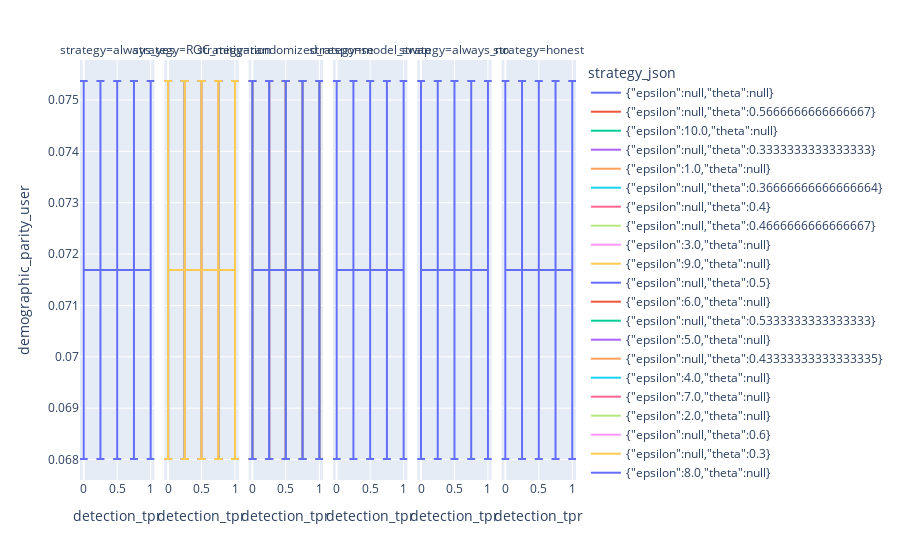

The notebook cell saved with this chart:
### Code cell
px.line(
    manipulation.sort("detection_tpr").with_columns(
        pl.col("demographic_parity_user_std") / sqrt(5)
    ),
    x="detection_tpr",
    y="demographic_parity_user",
    error_y="demographic_parity_user_std",
    facet_col="strategy",
    color="strategy_json",
)

### Figure 1 — Plotly figure (JSON) as saved in the notebook; plotly's stock layout.template omitted (floating-point values rounded to 4 significant figures)
{"data": [{"error_y": {"array": [0.003679, 0.003679, 0.003679, 0.003679, 0.003679]}, "hovertemplate": "strategy_json={\"epsilon\":null,\"theta\":null}<br>strategy=always_yes<br>detection_tpr=%{x}<br>demographic_parity_user=%{y}<extra></extra>", "legendgroup": "{\"epsilon\":null,\"theta\":null}", "line": {"color": "#636efa", "dash": "solid"}, "marker": {"symbol": "circle"}, "mode": "lines", "name": "{\"epsilon\":null,\"theta\":null}", "orientation": "v", "showlegend": true, "type": "scatter", "x": [0, 0.25, 0.5, 0.75, 1], "xaxis": "x", "y": [0.07169, 0.07169, 0.07169, 0.07169, 0.07169], "yaxis": "y"}, {"error_y": {"array": [0.003679, 0.003679, 0.003679, 0.003679, 0.003679]}, "hovertemplate": "strategy_json={\"epsilon\":null,\"theta\":null}<br>strategy=model_swap<br>detection_tpr=%{x}<br>demographic_parity_user=%{y}<extra></extra>", "legendgroup": "{\"epsilon\":null,\"theta\":null}", "line": {"color": "#636efa", "dash": "solid"}, "marker": {"symbol": "circle"}, "mode": "lines", "name": "{\"epsilon\":null,\"theta\":null}", "orientation": "v", "showlegend": false, "type": "scatter", "x": [0, 0.25, 0.5, 0.75, 1], "xaxis": "x4", "y": [0.07169, 0.07169, 0.07169, 0.07169, 0.07169], "yaxis": "y4"}, {"error_y": {"array": [0.003679, 0.003679, 0.003679, 0.003679, 0.003679]}, "hovertemplate": "strategy_json={\"epsilon\":null,\"theta\":null}<br>strategy=always_no<br>detection_tpr=%{x}<br>demographic_parity_user=%{y}<extra></extra>", "legendgroup": "{\"epsilon\":null,\"theta\":null}", "line": {"color": "#636efa", "dash": "solid"}, "marker": {"symbol": "circle"}, "mode": "lines", "name": "{\"epsilon\":null,\"theta\":null}", "orientation": "v", "showlegend": false, "type": "scatter", "x": [0, 0.25, 0.5, 0.75, 1], "xaxis": "x5", "y": [0.07169, 0.07169, 0.07169, 0.07169, 0.07169], "yaxis": "y5"}, {"error_y": {"array": [0.003679, 0.003679, 0.003679, 0.003679, 0.003679]}, "hovertemplate": "strategy_json={\"epsilon\":null,\"theta\":null}<br>strategy=honest<br>detection_tpr=%{x}<br>demographic_parity_user=%{y}<extra></extra>", "legendgroup": "{\"epsilon\":null,\"theta\":null}", "line": {"color": "#636efa", "dash": "solid"}, "marker": {"symbol": "circle"}, "mode": "lines", "name": "{\"epsilon\":null,\"theta\":null}", "orientation": "v", "showlegend": false, "type": "scatter", "x": [0, 0.25, 0.5, 0.75, 1], "xaxis": "x6", "y": [0.07169, 0.07169, 0.07169, 0.07169, 0.07169], "yaxis": "y6"}, {"error_y": {"array": [0.003679, 0.003679, 0.003679, 0.003679, 0.003679]}, "hovertemplate": "strategy_json={\"epsilon\":null,\"theta\":0.5666666666666667}<br>strategy=ROC_mitigation<br>detection_tpr=%{x}<br>demographic_parity_user=%{y}<extra></extra>", "legendgroup": "{\"epsilon\":null,\"theta\":0.5666666666666667}", "line": {"color": "#EF553B", "dash": "solid"}, "marker": {"symbol": "circle"}, "mode": "lines", "name": "{\"epsilon\":null,\"theta\":0.5666666666666667}", "orientation": "v", "showlegend": true, "type": "scatter", "x": [0, 0.25, 0.5, 0.75, 1], "xaxis": "x2", "y": [0.07169, 0.07169, 0.07169, 0.07169, 0.07169], "yaxis": "y2"}, {"error_y": {"array": [0.003679, 0.003679, 0.003679, 0.003679, 0.003679]}, "hovertemplate": "strategy_json={\"epsilon\":10.0,\"theta\":null}<br>strategy=randomized_response<br>detection_tpr=%{x}<br>demographic_parity_user=%{y}<extra></extra>", "legendgroup": "{\"epsilon\":10.0,\"theta\":null}", "line": {"color": "#00cc96", "dash": "solid"}, "marker": {"symbol": "circle"}, "mode": "lines", "name": "{\"epsilon\":10.0,\"theta\":null}", "orientation": "v", "showlegend": true, "type": "scatter", "x": [0, 0.25, 0.5, 0.75, 1], "xaxis": "x3", "y": [0.07169, 0.07169, 0.07169, 0.07169, 0.07169], "yaxis": "y3"}, {"error_y": {"array": [0.003679, 0.003679, 0.003679, 0.003679, 0.003679]}, "hovertemplate": "strategy_json={\"epsilon\":null,\"theta\":0.3333333333333333}<br>strategy=ROC_mitigation<br>detection_tpr=%{x}<br>demographic_parity_user=%{y}<extra></extra>", "legendgroup": "{\"epsilon\":null,\"theta\":0.3333333333333333}", "line": {"color": "#ab63fa", "dash": "solid"}, "marker": {"symbol": "circle"}, "mode": "lines", "name": "{\"epsilon\":null,\"theta\":0.3333333333333333}", "orientation": "v", "showlegend": true, "type": "scatter", "x": [0, 0.25, 0.5, 0.75, 1], "xaxis": "x2", "y": [0.07169, 0.07169, 0.07169, 0.07169, 0.07169], "yaxis": "y2"}, {"error_y": {"array": [0.003679, 0.003679, 0.003679, 0.003679, 0.003679]}, "hovertemplate": "strategy_json={\"epsilon\":1.0,\"theta\":null}<br>strategy=randomized_response<br>detection_tpr=%{x}<br>demographic_parity_user=%{y}<extra></extra>", "legendgroup": "{\"epsilon\":1.0,\"theta\":null}", "line": {"color": "#FFA15A", "dash": "solid"}, "marker": {"symbol": "circle"}, "mode": "lines", "name": "{\"epsilon\":1.0,\"theta\":null}", "orientation": "v", "showlegend": true, "type": "scatter", "x": [0, 0.25, 0.5, 0.75, 1], "xaxis": "x3", "y": [0.07169, 0.07169, 0.07169, 0.07169, 0.07169], "yaxis": "y3"}, {"error_y": {"array": [0.003679, 0.003679, 0.003679, 0.003679, 0.003679]}, "hovertemplate": "strategy_json={\"epsilon\":null,\"theta\":0.36666666666666664}<br>strategy=ROC_mitigation<br>detection_tpr=%{x}<br>demographic_parity_user=%{y}<extra></extra>", "legendgroup": "{\"epsilon\":null,\"theta\":0.36666666666666664}", "line": {"color": "#19d3f3", "dash": "solid"}, "marker": {"symbol": "circle"}, "mode": "lines", "name": "{\"epsilon\":null,\"theta\":0.36666666666666664}", "orientation": "v", "showlegend": true, "type": "scatter", "x": [0, 0.25, 0.5, 0.75, 1], "xaxis": "x2", "y": [0.07169, 0.07169, 0.07169, 0.07169, 0.07169], "yaxis": "y2"}, {"error_y": {"array": [0.003679, 0.003679, 0.003679, 0.003679, 0.003679]}, "hovertemplate": "strategy_json={\"epsilon\":null,\"theta\":0.4}<br>strategy=ROC_mitigation<br>detection_tpr=%{x}<br>demographic_parity_user=%{y}<extra></extra>", "legendgroup": "{\"epsilon\":null,\"theta\":0.4}", "line": {"color": "#FF6692", "dash": "solid"}, "marker": {"symbol": "circle"}, "mode": "lines", "name": "{\"epsilon\":null,\"theta\":0.4}", "orientation": "v", "showlegend": true, "type": "scatter", "x": [0, 0.25, 0.5, 0.75, 1], "xaxis": "x2", "y": [0.07169, 0.07169, 0.07169, 0.07169, 0.07169], "yaxis": "y2"}, {"error_y": {"array": [0.003679, 0.003679, 0.003679, 0.003679, 0.003679]}, "hovertemplate": "strategy_json={\"epsilon\":null,\"theta\":0.4666666666666667}<br>strategy=ROC_mitigation<br>detection_tpr=%{x}<br>demographic_parity_user=%{y}<extra></extra>", "legendgroup": "{\"epsilon\":null,\"theta\":0.4666666666666667}", "line": {"color": "#B6E880", "dash": "solid"}, "marker": {"symbol": "circle"}, "mode": "lines", "name": "{\"epsilon\":null,\"theta\":0.4666666666666667}", "orientation": "v", "showlegend": true, "type": "scatter", "x": [0, 0.25, 0.5, 0.75, 1], "xaxis": "x2", "y": [0.07169, 0.07169, 0.07169, 0.07169, 0.07169], "yaxis": "y2"}, {"error_y": {"array": [0.003679, 0.003679, 0.003679, 0.003679, 0.003679]}, "hovertemplate": "strategy_json={\"epsilon\":3.0,\"theta\":null}<br>strategy=randomized_response<br>detection_tpr=%{x}<br>demographic_parity_user=%{y}<extra></extra>", "legendgroup": "{\"epsilon\":3.0,\"theta\":null}", "line": {"color": "#FF97FF", "dash": "solid"}, "marker": {"symbol": "circle"}, "mode": "lines", "name": "{\"epsilon\":3.0,\"theta\":null}", "orientation": "v", "showlegend": true, "type": "scatter", "x": [0, 0.25, 0.5, 0.75, 1], "xaxis": "x3", "y": [0.07169, 0.07169, 0.07169, 0.07169, 0.07169], "yaxis": "y3"}, {"error_y": {"array": [0.003679, 0.003679, 0.003679, 0.003679, 0.003679]}, "hovertemplate": "strategy_json={\"epsilon\":9.0,\"theta\":null}<br>strategy=randomized_response<br>detection_tpr=%{x}<br>demographic_parity_user=%{y}<extra></extra>", "legendgroup": "{\"epsilon\":9.0,\"theta\":null}", "line": {"color": "#FECB52", "dash": "solid"}, "marker": {"symbol": "circle"}, "mode": "lines", "name": "{\"epsilon\":9.0,\"theta\":null}", "orientation": "v", "showlegend": true, "type": "scatter", "x": [0, 0.25, 0.5, 0.75, 1], "xaxis": "x3", "y": [0.07169, 0.07169, 0.07169, 0.07169, 0.07169], "yaxis": "y3"}, {"error_y": {"array": [0.003679, 0.003679, 0.003679, 0.003679, 0.003679]}, "hovertemplate": "strategy_json={\"epsilon\":null,\"theta\":0.5}<br>strategy=ROC_mitigation<br>detection_tpr=%{x}<br>demographic_parity_user=%{y}<extra></extra>", "legendgroup": "{\"epsilon\":null,\"theta\":0.5}", "line": {"color": "#636efa", "dash": "solid"}, "marker": {"symbol": "circle"}, "mode": "lines", "name": "{\"epsilon\":null,\"theta\":0.5}", "orientation": "v", "showlegend": true, "type": "scatter", "x": [0, 0.25, 0.5, 0.75, 1], "xaxis": "x2", "y": [0.07169, 0.07169, 0.07169, 0.07169, 0.07169], "yaxis": "y2"}, {"error_y": {"array": [0.003679, 0.003679, 0.003679, 0.003679, 0.003679]}, "hovertemplate": "strategy_json={\"epsilon\":6.0,\"theta\":null}<br>strategy=randomized_response<br>detection_tpr=%{x}<br>demographic_parity_user=%{y}<extra></extra>", "legendgroup": "{\"epsilon\":6.0,\"theta\":null}", "line": {"color": "#EF553B", "dash": "solid"}, "marker": {"symbol": "circle"}, "mode": "lines", "name": "{\"epsilon\":6.0,\"theta\":null}", "orientation": "v", "showlegend": true, "type": "scatter", "x": [0, 0.25, 0.5, 0.75, 1], "xaxis": "x3", "y": [0.07169, 0.07169, 0.07169, 0.07169, 0.07169], "yaxis": "y3"}, {"error_y": {"array": [0.003679, 0.003679, 0.003679, 0.003679, 0.003679]}, "hovertemplate": "strategy_json={\"epsilon\":null,\"theta\":0.5333333333333333}<br>strategy=ROC_mitigation<br>detection_tpr=%{x}<br>demographic_parity_user=%{y}<extra></extra>", "legendgroup": "{\"epsilon\":null,\"theta\":0.5333333333333333}", "line": {"color": "#00cc96", "dash": "solid"}, "marker": {"symbol": "circle"}, "mode": "lines", "name": "{\"epsilon\":null,\"theta\":0.5333333333333333}", "orientation": "v", "showlegend": true, "type": "scatter", "x": [0, 0.25, 0.5, 0.75, 1], "xaxis": "x2", "y": [0.07169, 0.07169, 0.07169, 0.07169, 0.07169], "yaxis": "y2"}, {"error_y": {"array": [0.003679, 0.003679, 0.003679, 0.003679, 0.003679]}, "hovertemplate": "strategy_json={\"epsilon\":5.0,\"theta\":null}<br>strategy=randomized_response<br>detection_tpr=%{x}<br>demographic_parity_user=%{y}<extra></extra>", "legendgroup": "{\"epsilon\":5.0,\"theta\":null}", "line": {"color": "#ab63fa", "dash": "solid"}, "marker": {"symbol": "circle"}, "mode": "lines", "name": "{\"epsilon\":5.0,\"theta\":null}", "orientation": "v", "showlegend": true, "type": "scatter", "x": [0, 0.25, 0.5, 0.75, 1], "xaxis": "x3", "y": [0.07169, 0.07169, 0.07169, 0.07169, 0.07169], "yaxis": "y3"}, {"error_y": {"array": [0.003679, 0.003679, 0.003679, 0.003679, 0.003679]}, "hovertemplate": "strategy_json={\"epsilon\":null,\"theta\":0.43333333333333335}<br>strategy=ROC_mitigation<br>detection_tpr=%{x}<br>demographic_parity_user=%{y}<extra></extra>", "legendgroup": "{\"epsilon\":null,\"theta\":0.43333333333333335}", "line": {"color": "#FFA15A", "dash": "solid"}, "marker": {"symbol": "circle"}, "mode": "lines", "name": "{\"epsilon\":null,\"theta\":0.43333333333333335}", "orientation": "v", "showlegend": true, "type": "scatter", "x": [0, 0.25, 0.5, 0.75, 1], "xaxis": "x2", "y": [0.07169, 0.07169, 0.07169, 0.07169, 0.07169], "yaxis": "y2"}, {"error_y": {"array": [0.003679, 0.003679, 0.003679, 0.003679, 0.003679]}, "hovertemplate": "strategy_json={\"epsilon\":4.0,\"theta\":null}<br>strategy=randomized_response<br>detection_tpr=%{x}<br>demographic_parity_user=%{y}<extra></extra>", "legendgroup": "{\"epsilon\":4.0,\"theta\":null}", "line": {"color": "#19d3f3", "dash": "solid"}, "marker": {"symbol": "circle"}, "mode": "lines", "name": "{\"epsilon\":4.0,\"theta\":null}", "orientation": "v", "showlegend": true, "type": "scatter", "x": [0, 0.25, 0.5, 0.75, 1], "xaxis": "x3", "y": [0.07169, 0.07169, 0.07169, 0.07169, 0.07169], "yaxis": "y3"}, {"error_y": {"array": [0.003679, 0.003679, 0.003679, 0.003679, 0.003679]}, "hovertemplate": "strategy_json={\"epsilon\":7.0,\"theta\":null}<br>strategy=randomized_response<br>detection_tpr=%{x}<br>demographic_parity_user=%{y}<extra></extra>", "legendgroup": "{\"epsilon\":7.0,\"theta\":null}", "line": {"color": "#FF6692", "dash": "solid"}, "marker": {"symbol": "circle"}, "mode": "lines", "name": "{\"epsilon\":7.0,\"theta\":null}", "orientation": "v", "showlegend": true, "type": "scatter", "x": [0, 0.25, 0.5, 0.75, 1], "xaxis": "x3", "y": [0.07169, 0.07169, 0.07169, 0.07169, 0.07169], "yaxis": "y3"}, {"error_y": {"array": [0.003679, 0.003679, 0.003679, 0.003679, 0.003679]}, "hovertemplate": "strategy_json={\"epsilon\":2.0,\"theta\":null}<br>strategy=randomized_response<br>detection_tpr=%{x}<br>demographic_parity_user=%{y}<extra></extra>", "legendgroup": "{\"epsilon\":2.0,\"theta\":null}", "line": {"color": "#B6E880", "dash": "solid"}, "marker": {"symbol": "circle"}, "mode": "lines", "name": "{\"epsilon\":2.0,\"theta\":null}", "orientation": "v", "showlegend": true, "type": "scatter", "x": [0, 0.25, 0.5, 0.75, 1], "xaxis": "x3", "y": [0.07169, 0.07169, 0.07169, 0.07169, 0.07169], "yaxis": "y3"}, {"error_y": {"array": [0.003679, 0.003679, 0.003679, 0.003679, 0.003679]}, "hovertemplate": "strategy_json={\"epsilon\":null,\"theta\":0.6}<br>strategy=ROC_mitigation<br>detection_tpr=%{x}<br>demographic_parity_user=%{y}<extra></extra>", "legendgroup": "{\"epsilon\":null,\"theta\":0.6}", "line": {"color": "#FF97FF", "dash": "solid"}, "marker": {"symbol": "circle"}, "mode": "lines", "name": "{\"epsilon\":null,\"theta\":0.6}", "orientation": "v", "showlegend": true, "type": "scatter", "x": [0, 0.25, 0.5, 0.75, 1], "xaxis": "x2", "y": [0.07169, 0.07169, 0.07169, 0.07169, 0.07169], "yaxis": "y2"}, {"error_y": {"array": [0.003679, 0.003679, 0.003679, 0.003679, 0.003679]}, "hovertemplate": "strategy_json={\"epsilon\":null,\"theta\":0.3}<br>strategy=ROC_mitigation<br>detection_tpr=%{x}<br>demographic_parity_user=%{y}<extra></extra>", "legendgroup": "{\"epsilon\":null,\"theta\":0.3}", "line": {"color": "#FECB52", "dash": "solid"}, "marker": {"symbol": "circle"}, "mode": "lines", "name": "{\"epsilon\":null,\"theta\":0.3}", "orientation": "v", "showlegend": true, "type": "scatter", "x": [0, 0.25, 0.5, 0.75, 1], "xaxis": "x2", "y": [0.07169, 0.07169, 0.07169, 0.07169, 0.07169], "yaxis": "y2"}, {"error_y": {"array": [0.003679, 0.003679, 0.003679, 0.003679, 0.003679]}, "hovertemplate": "strategy_json={\"epsilon\":8.0,\"theta\":null}<br>strategy=randomized_response<br>detection_tpr=%{x}<br>demographic_parity_user=%{y}<extra></extra>", "legendgroup": "{\"epsilon\":8.0,\"theta\":null}", "line": {"color": "#636efa", "dash": "solid"}, "marker": {"symbol": "circle"}, "mode": "lines", "name": "{\"epsilon\":8.0,\"theta\":null}", "orientation": "v", "showlegend": true, "type": "scatter", "x": [0, 0.25, 0.5, 0.75, 1], "xaxis": "x3", "y": [0.07169, 0.07169, 0.07169, 0.07169, 0.07169], "yaxis": "y3"}], "layout": {"annotations": [{"font": {}, "showarrow": false, "text": "strategy=always_yes", "x": 0.075, "xanchor": "center", "xref": "paper", "y": 1, "yanchor": "bottom", "yref": "paper"}, {"font": {}, "showarrow": false, "text": "strategy=ROC_mitigation", "x": 0.245, "xanchor": "center", "xref": "paper", "y": 1, "yanchor": "bottom", "yref": "paper"}, {"font": {}, "showarrow": false, "text": "strategy=randomized_response", "x": 0.415, "xanchor": "center", "xref": "paper", "y": 1, "yanchor": "bottom", "yref": "paper"}, {"font": {}, "showarrow": false, "text": "strategy=model_swap", "x": 0.585, "xanchor": "center", "xref": "paper", "y": 1, "yanchor": "bottom", "yref": "paper"}, {"font": {}, "showarrow": false, "text": "strategy=always_no", "x": 0.755, "xanchor": "center", "xref": "paper", "y": 1, "yanchor": "bottom", "yref": "paper"}, {"font": {}, "showarrow": false, "text": "strategy=honest", "x": 0.925, "xanchor": "center", "xref": "paper", "y": 1, "yanchor": "bottom", "yref": "paper"}], "legend": {"title": {"text": "strategy_json"}, "tracegroupgap": 0}, "margin": {"t": 60}, "xaxis": {"anchor": "y", "domain": [0, 0.15], "title": {"text": "detection_tpr"}}, "xaxis2": {"anchor": "y2", "domain": [0.17, 0.32], "matches": "x", "title": {"text": "detection_tpr"}}, "xaxis3": {"anchor": "y3", "domain": [0.34, 0.49], "matches": "x", "title": {"text": "detection_tpr"}}, "xaxis4": {"anchor": "y4", "domain": [0.51, 0.66], "matches": "x", "title": {"text": "detection_tpr"}}, "xaxis5": {"anchor": "y5", "domain": [0.68, 0.83], "matches": "x", "title": {"text": "detection_tpr"}}, "xaxis6": {"anchor": "y6", "domain": [0.85, 1], "matches": "x", "title": {"text": "detection_tpr"}}, "yaxis": {"anchor": "x", "domain": [0, 1], "title": {"text": "demographic_parity_user"}}, "yaxis2": {"anchor": "x2", "domain": [0, 1], "matches": "y", "showticklabels": false}, "yaxis3": {"anchor": "x3", "domain": [0, 1], "matches": "y", "showticklabels": false}, "yaxis4": {"anchor": "x4", "domain": [0, 1], "matches": "y", "showticklabels": false}, "yaxis5": {"anchor": "x5", "domain": [0, 1], "matches": "y", "showticklabels": false}, "yaxis6": {"anchor": "x6", "domain": [0, 1], "matches": "y", "showticklabels": false}}}
